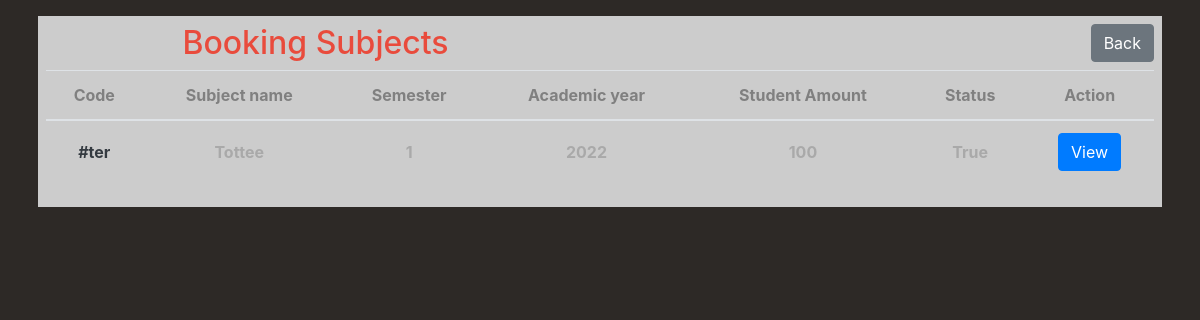
Before: /bookingsubject/ with the older database file.
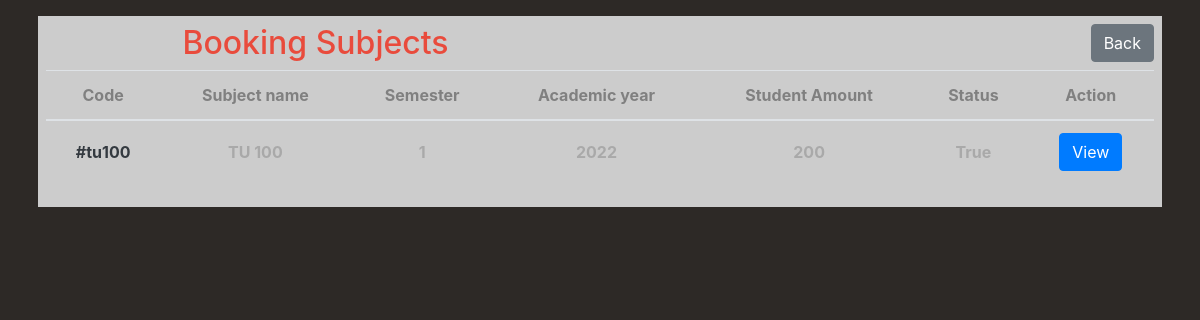
After: the same page with the newer database file.
### bookingsubject/models.py (models this page shows, shortened)
class Subject(models.Model):
    code = models.CharField(max_length=3)
    subject_name = models.CharField(max_length=15)
    semester = models.CharField(max_length=1)
    academic_year = models.IntegerField()
    amount = models.IntegerField()
    status = models.BooleanField()

### bookingsubject/views.py (the view)
# urls.py: path('', views.index, name='booking_index'),
def index(req, data={"status": None, "message": None}):
    subjects = Subject.objects.all()
    return render(req, "bookingsubject/index.html", {
        "subjects": subjects,
        "message": data["message"],
        "status": data["status"]
    })

### bookingsubject/templates/bookingsubject/index.html (shortened to what this page needs)
{% extends 'bookingsubject/layout.html' %} {% block body %}
<div style="background-color: #ccc" class="p-2">
  <div class="flex">
    <div class="row">
      <div class="col">
        <h2
          class="position-relative text-center justify-content-center head-text"
        >
          Booking Subjects
        </h2>
      </div>
      <div class="col">
        <a
          class="position-relative justify-content-end btn btn-secondary float-right"
          href="{% url 'index' %}"
          >Back</a
        >
      </div>
    </div>
  </div>
  <table class="table table-hover text-center">
    <thead>
      <tr class="sub-text">
        <th scope="col">Code</th>
        <th scope="col">Subject name</th>
        <th scope="col">Semester</th>
        <th scope="col">Academic year</th>
        <th scope="col">Student Amount</th>
        <th scope="col">Status</th>
        <th scope="col">Action</th>
      </tr>
    </thead>
    <tbody class="text text-center">
      {% for subject in subjects %}
      <tr>
        <th scope="row" class="text-dark align-middle">#{{ subject.code }}</th>
        <th class="align-middle">{{ subject.subject_name }}</th>
        <th class="align-middle">{{ subject.semester }}</th>
        <th class="align-middle">{{ subject.academic_year }}</th>
        <th class="align-middle">{{ subject.amount }}</th>
        <th class="align-middle">{{ subject.status }}</th>
        <th class="align-middle">
          <div class="row">
            <div class="col">
              <a
                class="btn btn-primary"
                href="{% url 'subject_info' subject.id %}"
                >View</a
              >
            </div>
          </div>
        </th>
      </tr>
      {% empty %}
      <tr>
        <th colspan="7"><i>No data</i></th>
      </tr>
      {% endfor %}
    </tbody>
  </table>
</div>
{% endblock %}

### bookingsubject/templates/bookingsubject/layout.html (shortened to what this page needs)
<!DOCTYPE html>
<html lang="en">
  <head>
    {% load static %}
    <link
      rel="stylesheet"
      href="https://cdn.jsdelivr.net/npm/bootstrap@4.3.1/dist/css/bootstrap.min.css"
    />
    <link rel="stylesheet" href="{% static 'users/style.css' %}" />
  </head>
  <body>
    <div class="container p-2 mt-2">{% block body %} {% endblock %}</div>
  </body>
</html>

### bookingsubject/static/users/style.css (style rules this page uses)
body { background-color: #2D2926FF; color: #456990; }
.head-text { color: #E94B3CFF }
.text { color: darkgray }
.sub-text { color: gray }

Changed rows visible on the page:
removed Subject: code "ter", subject_name "Tottee", semester "1", academic_year "2022", amount "100", status "True"
added Subject: code "tu100", subject_name "TU 100", semester "1", academic_year "2022", amount "200", status "True"
